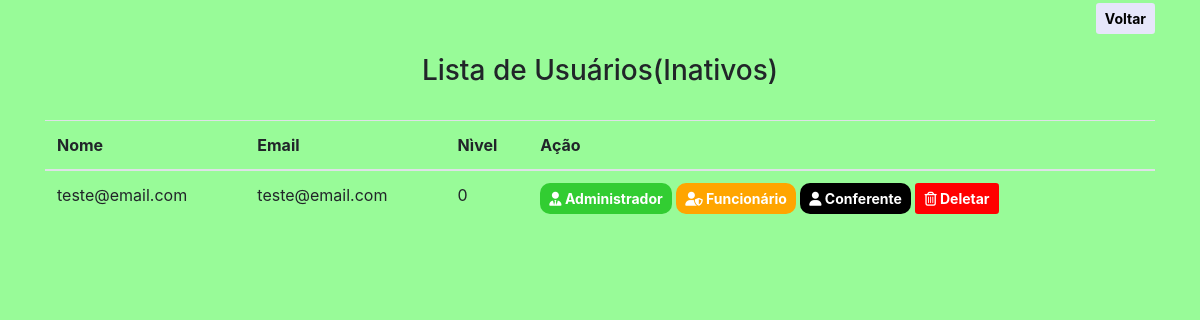
Page /Projeto_Estoque/telas/usuario/listar_usuario_inativo.php on the committed database.
### tables this page shows
CREATE TABLE `tb_usuario` (
  `id_usuario` int(11) NOT NULL,
  `nome_usuario` varchar(250) NOT NULL,
  `email_usuario` varchar(250) NOT NULL,
  `senha_usuario` varchar(250) NOT NULL,
  `nivel_usuario` int(2) NOT NULL,
  `status` varchar(50) NOT NULL
);

### Projeto_Estoque/telas/usuario/listar_usuario_inativo.php (the view, shortened to what this page needs)
<!DOCTYPE html>
<html>
<head>
	<link rel="stylesheet" href="../../lib/bootstrap/css/bootstrap.min.css">
	<link rel="stylesheet" href="../../lib/css/style.css">
</head>
<body>
	<div class="container">
    	<div id="botao_direita">
        	<a href="../tela_inicial.php" role="button" id="botao_voltar" class="btn btn-sm">Voltar</a>
		</div>
		<h3>Lista de Usuários(Inativos)</h3><br>
		<table class="table" id="topo_tabela">
  			<thead>
    			<tr>
      				<th scope="col">Nome</th>
      				<th scope="col">Email</th>
              		<th scope="col">Nìvel</th>
              		<th scope="col">Ação</th>
   				</tr>
  			</thead>
            <?php
            include '../../lib/bd/conexao.php';
    				$sql = "SELECT * FROM tb_usuario WHERE status = 'Inativo'";
    				$busca = mysqli_query($conexao,$sql);
    				while($array = mysqli_fetch_array($busca)){
    				$id_usuario = $array['id_usuario'];
    				$nome_usuario = $array['nome_usuario'];
            		$email_usuario = $array['email_usuario'];
            		$nivel_usuario = $array['nivel_usuario'];
    		?>
    			<tr>
      				<td><?php echo $nome_usuario ?></td>
              		<td><?php echo $email_usuario ?></td>
              		<td><?php echo $nivel_usuario ?></td>
      				<td>
					<a class="btn btn-sm" id="botao_adm" href="aprovar_usuario.php?id_usuario=<?php echo $id_usuario ?>&nivel_usuario=1" role="button"><i class="fas fa-user-tie"></i>&nbsp;Administrador</a>
					<a class="btn btn-sm" id="botao_fun" href="aprovar_usuario.php?id_usuario=<?php echo $id_usuario ?>&nivel_usuario=2" role="button"><i class="fas fa-user-shield"></i></i>&nbsp;Funcionário</a>
					<a class="btn btn-sm" id="botao_conf" href="aprovar_usuario.php?id_usuario=<?php echo $id_usuario ?>&nivel_usuario=3" role="button"><i class="fas fa-user"></i></i>&nbsp;Conferente</a>
					<a class="btn btn-sm" id="botao_deletar" href="deletar_usuario_inativo.php?id_usuario=<?php echo $id_usuario ?>" role="button"><i class="far fa-trash-alt"></i></i>&nbsp;Deletar</a>
      				</td>
    			</tr>
  			   <?php } ?>
		</table>
	</div>
</body>
</html>

### rows in the picture
tb_usuario: nome_usuario "teste@email.com", email_usuario "teste@email.com", nivel_usuario "0"
